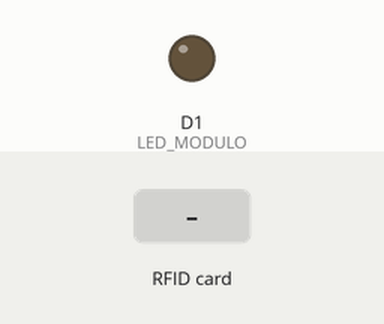
A sketch run on a simulated ESP8266 (NodeMCU). Shown: output pins drawn as LEDs (lit = HIGH). The test bench sets the inputs (shaded band). WiFi joins after 1.5 s; servers stay silent unless stated; uploads are accepted with an empty reply; what the sketch prints to the serial monitor is not drawn.

Above: at 3.9 s.
4.0 s: RFID card 5E 7A 19 C4 held to the reader
At 4.6 s:
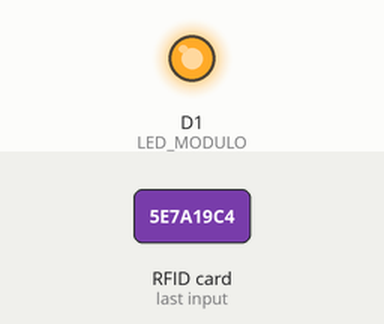
Timing chart, 0 to 7.5 s (numbered marks = the images above; inputs shaded):
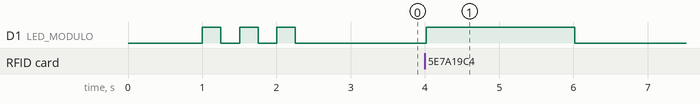

The sketch:

sketch_oct2a.ino
```cpp
#include <ESP8266WiFi.h>
#include <ESP8266HTTPClient.h>
#include <WiFiClientSecure.h>
#include <SPI.h>
#include <MFRC522.h>

// ---------------- CONFIG WIFI ----------------
const char* ssid = "Olimpiadas";
const char* password = "Es secreto";

// ---------------- GOOGLE SHEETS ----------------
const char* sheetUrl = "https://docs.google.com/spreadsheets/d/e/2PACX-1vTGMNdwV8TfLTfnMhWM7JQfokb67YaS11Yw0A0Rb5T7RvDmbU1DMFDrjdpybGuX0qA3f3Ymnmqbs44M/pub?gid=0&single=true&output=csv";
String ipObtenida = "";  // se obtiene desde Google Sheets

// ---------------- RFID ----------------
#define SS_PIN D4   // Pin SDA del MFRC522
#define RST_PIN D3  // Pin RST del MFRC522
MFRC522 mfrc522(SS_PIN, RST_PIN);

const char* espID = "ESP8266_04";   // Identificador del ESP

// ---------------- LED MÓDULO ----------------
#define LED_MODULO D1   // Cable blanco del módulo

// ---------------- SETUP ----------------
void setup() {
  Serial.begin(115200);
  delay(1000);

  pinMode(LED_MODULO, OUTPUT);
  digitalWrite(LED_MODULO, LOW);

  WiFi.begin(ssid, password);
  Serial.print("Conectando a WiFi");

  // Parpadeo mientras busca WiFi
  while (WiFi.status() != WL_CONNECTED) {
    digitalWrite(LED_MODULO, HIGH);
    delay(250);
    digitalWrite(LED_MODULO, LOW);
    delay(250);
    Serial.print(".");
  }

  Serial.println("\nWiFi conectado!");
  Serial.print("IP local: ");
  Serial.println(WiFi.localIP());

  obtenerIPdesdeGoogleSheet();
  Serial.print("IP obtenida desde Google Sheet: ");
  Serial.println(ipObtenida);

  SPI.begin();
  mfrc522.PCD_Init();
  Serial.println("Lector RFID listo. Acerca una tarjeta...");

  // LED apagado cuando espera NFC
  digitalWrite(LED_MODULO, LOW);
}

// ---------------- LOOP ----------------
void loop() {
  // Verificar si hay una tarjeta presente
  if (!mfrc522.PICC_IsNewCardPresent()) return;
  if (!mfrc522.PICC_ReadCardSerial()) return;

  // Construir UID en formato string
  String datoNFC = "";
  for (byte i = 0; i < mfrc522.uid.size; i++) {
    datoNFC += String(mfrc522.uid.uidByte[i], HEX);
  }
  datoNFC.toUpperCase();

  Serial.println("==============================");
  Serial.print("Tarjeta detectada. UID: ");
  Serial.println(datoNFC);
  Serial.println("==============================");

  // LED encendido 2 segundos cuando detecta tarjeta
  digitalWrite(LED_MODULO, HIGH);
  delay(2000);
  digitalWrite(LED_MODULO, LOW);

  if (ipObtenida.length() > 0) {
    enviarJsonAPrivada(ipObtenida, datoNFC);
  }

  // Detener lectura hasta la siguiente tarjeta
  mfrc522.PICC_HaltA();
  mfrc522.PCD_StopCrypto1();
}

// =======================================================
// ---------------- FUNCIONES ----------------

void obtenerIPdesdeGoogleSheet() {
  if (WiFi.status() == WL_CONNECTED) {
    WiFiClientSecure client;
    client.setInsecure();
    HTTPClient http;
    http.begin(client, sheetUrl);
    http.setFollowRedirects(HTTPC_STRICT_FOLLOW_REDIRECTS);

    int httpCode = http.GET();
    if (httpCode == HTTP_CODE_OK) {
      String payload = http.getString();

      int primerSalto = payload.indexOf('\n');
      String primeraLinea = (primerSalto > 0) ? payload.substring(0, primerSalto) : payload;

      int primerComa = primeraLinea.indexOf(',');
      if (primerComa > 0) {
        ipObtenida = primeraLinea.substring(0, primerComa);
      } else {
        ipObtenida = primeraLinea;
      }
      ipObtenida.trim();
    } else {
      Serial.printf("Error en HTTP GET: %d\n", httpCode);
    }
    http.end();
  }
}

void enviarJsonAPrivada(String ip, String datoNFC) {
  if (WiFi.status() == WL_CONNECTED && ip.length() > 0) {
    WiFiClient client;
    HTTPClient http;

    String url = "http://" + ip + "/rfid";
    http.begin(client, url);
    http.addHeader("Content-Type", "application/json");

    String jsonPayload = "{\"id\":\"" + String(espID) + "\",\"nfc\":\"" + datoNFC + "\"}";

    Serial.print("Enviando JSON: ");
    Serial.println(jsonPayload);

    int httpResponseCode = http.POST(jsonPayload);

    if (httpResponseCode > 0) {
      Serial.printf("Respuesta HTTP: %d\n", httpResponseCode);
      String response = http.getString();
      Serial.println("Respuesta del servidor:");
      Serial.println(response);
    } else {
      Serial.printf("Error en POST: %s\n", http.errorToString(httpResponseCode).c_str());
    }
    http.end();
  }
}
```

Measured:
- after the input at 4.0 s, D1 (LED_MODULO): LOW → HIGH at once, → LOW 2.0 s later
